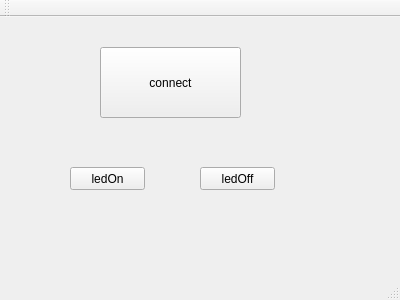
<?xml version="1.0" encoding="UTF-8"?>
<ui version="4.0">
 <class>MainWindow</class>
 <widget class="QMainWindow" name="MainWindow">
  <property name="geometry">
   <rect>
    <x>0</x>
    <y>0</y>
    <width>400</width>
    <height>300</height>
   </rect>
  </property>
  <property name="windowTitle">
   <string>MainWindow</string>
  </property>
  <widget class="QWidget" name="centralWidget">
   <widget class="QPushButton" name="connect">
    <property name="geometry">
     <rect>
      <x>100</x>
      <y>30</y>
      <width>141</width>
      <height>71</height>
     </rect>
    </property>
    <property name="text">
     <string>connect</string>
    </property>
   </widget>
   <widget class="QPushButton" name="ledOn">
    <property name="geometry">
     <rect>
      <x>70</x>
      <y>150</y>
      <width>75</width>
      <height>23</height>
     </rect>
    </property>
    <property name="text">
     <string>ledOn</string>
    </property>
   </widget>
   <widget class="QPushButton" name="ledOff">
    <property name="geometry">
     <rect>
      <x>200</x>
      <y>150</y>
      <width>75</width>
      <height>23</height>
     </rect>
    </property>
    <property name="text">
     <string>ledOff</string>
    </property>
   </widget>
  </widget>
  <widget class="QMenuBar" name="menuBar">
   <property name="geometry">
    <rect>
     <x>0</x>
     <y>0</y>
     <width>400</width>
     <height>21</height>
    </rect>
   </property>
  </widget>
  <widget class="QToolBar" name="mainToolBar">
   <attribute name="toolBarArea">
    <enum>TopToolBarArea</enum>
   </attribute>
   <attribute name="toolBarBreak">
    <bool>false</bool>
   </attribute>
  </widget>
  <widget class="QStatusBar" name="statusBar"/>
 </widget>
 <layoutdefault spacing="6" margin="11"/>
 <resources/>
 <connections/>
</ui>
